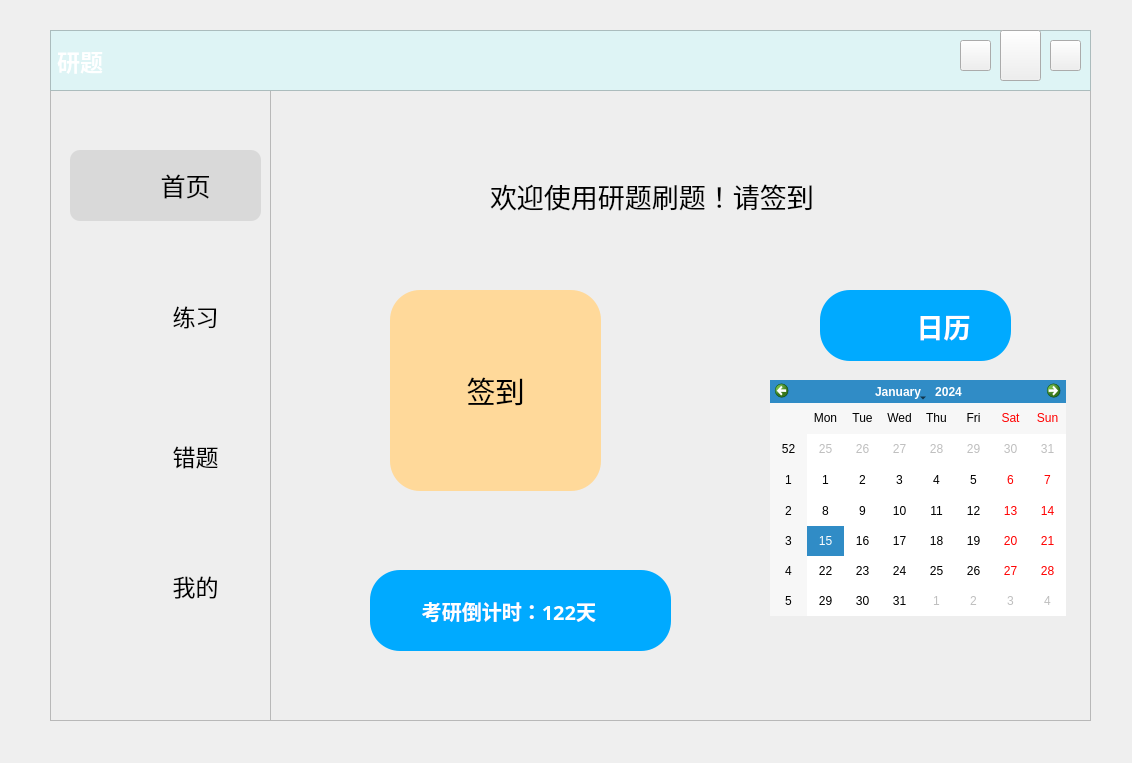
<?xml version="1.0" encoding="UTF-8"?>
<ui version="4.0">
 <class>Form</class>
 <widget class="QWidget" name="Form">
  <property name="geometry">
   <rect>
    <x>0</x>
    <y>0</y>
    <width>1132</width>
    <height>763</height>
   </rect>
  </property>
  <property name="windowTitle">
   <string>Form</string>
  </property>
  <widget class="QLabel" name="head_background">
   <property name="geometry">
    <rect>
     <x>50</x>
     <y>30</y>
     <width>1041</width>
     <height>61</height>
    </rect>
   </property>
   <property name="font">
    <font>
     <family>微软雅黑</family>
     <pointsize>17</pointsize>
     <weight>75</weight>
     <bold>true</bold>
    </font>
   </property>
   <property name="styleSheet">
    <string notr="true">background-color: rgb(222, 244, 245);
background-image: url(:/新前缀/背景1.jpg);
color: rgb(255, 255, 255);</string>
   </property>
   <property name="frameShape">
    <enum>QFrame::StyledPanel</enum>
   </property>
   <property name="frameShadow">
    <enum>QFrame::Sunken</enum>
   </property>
   <property name="text">
    <string>研题</string>
   </property>
  </widget>
  <widget class="QPushButton" name="Bt_back">
   <property name="geometry">
    <rect>
     <x>960</x>
     <y>40</y>
     <width>31</width>
     <height>31</height>
    </rect>
   </property>
   <property name="styleSheet">
    <string notr="true">QPushButton{
	border-image: url(:/新前缀/返回2.png);
}
QPushButton:hover{
	background-color: rgb(217, 217, 217);
	border-radius:30px
}
QPushButton:pressed{
	padding-left:5px;
	padding-top:5px;
}</string>
   </property>
   <property name="text">
    <string/>
   </property>
  </widget>
  <widget class="QPushButton" name="Bt_minimise">
   <property name="geometry">
    <rect>
     <x>1000</x>
     <y>30</y>
     <width>41</width>
     <height>51</height>
    </rect>
   </property>
   <property name="styleSheet">
    <string notr="true">
QPushButton{
	
	border-image: url(:/新前缀/最小化.png);
}
QPushButton:hover{
	background-color: rgb(217, 217, 217);
	border-radius:30px
}
QPushButton:pressed{
	padding-left:5px;
	padding-top:5px;
}</string>
   </property>
   <property name="text">
    <string/>
   </property>
   <property name="icon">
    <iconset>
     <normaloff>:/icon/res/icon/最小化.png</normaloff>:/icon/res/icon/最小化.png</iconset>
   </property>
  </widget>
  <widget class="QPushButton" name="Bt_exit">
   <property name="geometry">
    <rect>
     <x>1050</x>
     <y>40</y>
     <width>31</width>
     <height>31</height>
    </rect>
   </property>
   <property name="styleSheet">
    <string notr="true">

QPushButton{
	
	border-image: url(:/新前缀/关闭窗口.png);
	

}
QPushButton:hover{
	
	background-color: rgb(255, 0, 0);
	border-radius:30px
}
QPushButton:pressed{
	padding-left:5px;
	padding-top:5px;
}</string>
   </property>
   <property name="text">
    <string/>
   </property>
  </widget>
  <widget class="QFrame" name="frame_left">
   <property name="geometry">
    <rect>
     <x>50</x>
     <y>30</y>
     <width>221</width>
     <height>691</height>
    </rect>
   </property>
   <property name="styleSheet">
    <string notr="true">QFrame{
	background-color: rgb(238, 238, 238);
	
}</string>
   </property>
   <property name="frameShape">
    <enum>QFrame::StyledPanel</enum>
   </property>
   <property name="frameShadow">
    <enum>QFrame::Sunken</enum>
   </property>
   <property name="lineWidth">
    <number>0</number>
   </property>
   <widget class="QPushButton" name="Bt_wrong">
    <property name="geometry">
     <rect>
      <x>80</x>
      <y>390</y>
      <width>131</width>
      <height>71</height>
     </rect>
    </property>
    <property name="font">
     <font>
      <family>微软雅黑</family>
      <pointsize>17</pointsize>
     </font>
    </property>
    <property name="cursor">
     <cursorShape>PointingHandCursor</cursorShape>
    </property>
    <property name="styleSheet">
     <string notr="true">QPushButton{
	border-radius:30px

}
QPushButton:hover{
	background-color: rgb(217, 217, 217);
	border-radius:30px

}
QPushButton:pressed{
padding-left:5px;
	padding-top:5px;
	background-color: rgb(242, 255, 254);
}</string>
    </property>
    <property name="text">
     <string>错题</string>
    </property>
   </widget>
   <widget class="QFrame" name="frame_chosen">
    <property name="geometry">
     <rect>
      <x>20</x>
      <y>120</y>
      <width>191</width>
      <height>71</height>
     </rect>
    </property>
    <property name="font">
     <font>
      <family>微软雅黑</family>
     </font>
    </property>
    <property name="styleSheet">
     <string notr="true">background-color: rgb(217, 217, 217);
border-radius:10px;
</string>
    </property>
    <property name="frameShape">
     <enum>QFrame::StyledPanel</enum>
    </property>
    <property name="frameShadow">
     <enum>QFrame::Raised</enum>
    </property>
    <widget class="QPushButton" name="Bt_main">
     <property name="geometry">
      <rect>
       <x>50</x>
       <y>0</y>
       <width>131</width>
       <height>71</height>
      </rect>
     </property>
     <property name="font">
      <font>
       <family>微软雅黑</family>
       <pointsize>19</pointsize>
       <weight>50</weight>
       <italic>false</italic>
       <bold>false</bold>
       <underline>false</underline>
       <strikeout>false</strikeout>
      </font>
     </property>
     <property name="cursor">
      <cursorShape>PointingHandCursor</cursorShape>
     </property>
     <property name="styleSheet">
      <string notr="true">QPushButton{
	color: rgb(0, 0, 0);
	color: rgb(0, 0, 0);
	border-radius:30px
}
QPushButton:pressed{
	padding-left:5px;
	padding-top:5px;
}
</string>
     </property>
     <property name="text">
      <string>首页</string>
     </property>
    </widget>
    <widget class="QLabel" name="label_main">
     <property name="geometry">
      <rect>
       <x>0</x>
       <y>10</y>
       <width>61</width>
       <height>51</height>
      </rect>
     </property>
     <property name="styleSheet">
      <string notr="true">image: url(:/新前缀/首页.png);</string>
     </property>
     <property name="text">
      <string/>
     </property>
    </widget>
   </widget>
   <widget class="QPushButton" name="Bt_mine">
    <property name="geometry">
     <rect>
      <x>80</x>
      <y>520</y>
      <width>131</width>
      <height>71</height>
     </rect>
    </property>
    <property name="font">
     <font>
      <family>微软雅黑</family>
      <pointsize>17</pointsize>
      <weight>50</weight>
      <bold>false</bold>
     </font>
    </property>
    <property name="cursor">
     <cursorShape>PointingHandCursor</cursorShape>
    </property>
    <property name="styleSheet">
     <string notr="true">QPushButton{
	border-radius:30px

}
QPushButton:hover{
	background-color: rgb(217, 217, 217);
	border-radius:30px

}
QPushButton:pressed{
padding-left:5px;
	padding-top:5px;
	background-color: rgb(242, 255, 254);
}</string>
    </property>
    <property name="text">
     <string>我的</string>
    </property>
   </widget>
   <widget class="QPushButton" name="Bt_exercise">
    <property name="geometry">
     <rect>
      <x>80</x>
      <y>250</y>
      <width>131</width>
      <height>71</height>
     </rect>
    </property>
    <property name="font">
     <font>
      <family>微软雅黑</family>
      <pointsize>17</pointsize>
      <weight>50</weight>
      <bold>false</bold>
     </font>
    </property>
    <property name="cursor">
     <cursorShape>PointingHandCursor</cursorShape>
    </property>
    <property name="styleSheet">
     <string notr="true">QPushButton{
	border-radius:30px

}
QPushButton:hover{
	background-color: rgb(217, 217, 217);
	border-radius:30px
}
QPushButton:pressed{
padding-left:5px;
	padding-top:5px;
	background-color: rgb(242, 255, 254);
}
</string>
    </property>
    <property name="text">
     <string>练习</string>
    </property>
   </widget>
   <widget class="QLabel" name="label_exercise">
    <property name="geometry">
     <rect>
      <x>20</x>
      <y>260</y>
      <width>61</width>
      <height>51</height>
     </rect>
    </property>
    <property name="styleSheet">
     <string notr="true">image: url(:/新前缀/练习2.png);</string>
    </property>
    <property name="text">
     <string/>
    </property>
   </widget>
   <widget class="QLabel" name="label_wrong">
    <property name="geometry">
     <rect>
      <x>20</x>
      <y>400</y>
      <width>61</width>
      <height>51</height>
     </rect>
    </property>
    <property name="styleSheet">
     <string notr="true">image: url(:/新前缀/错题.png);</string>
    </property>
    <property name="text">
     <string/>
    </property>
   </widget>
   <widget class="QLabel" name="label_mine">
    <property name="geometry">
     <rect>
      <x>20</x>
      <y>530</y>
      <width>61</width>
      <height>51</height>
     </rect>
    </property>
    <property name="styleSheet">
     <string notr="true">image: url(:/新前缀/我的.png);</string>
    </property>
    <property name="text">
     <string/>
    </property>
   </widget>
  </widget>
  <widget class="QLabel" name="label_right">
   <property name="enabled">
    <bool>true</bool>
   </property>
   <property name="geometry">
    <rect>
     <x>270</x>
     <y>30</y>
     <width>821</width>
     <height>691</height>
    </rect>
   </property>
   <property name="styleSheet">
    <string notr="true">QFrame{
	background-color: rgb(238, 238, 238);
}</string>
   </property>
   <property name="frameShape">
    <enum>QFrame::StyledPanel</enum>
   </property>
   <property name="frameShadow">
    <enum>QFrame::Sunken</enum>
   </property>
   <property name="text">
    <string/>
   </property>
  </widget>
  <widget class="QPushButton" name="bt_sign_in">
   <property name="geometry">
    <rect>
     <x>390</x>
     <y>290</y>
     <width>211</width>
     <height>201</height>
    </rect>
   </property>
   <property name="font">
    <font>
     <family>微软雅黑</family>
     <pointsize>22</pointsize>
    </font>
   </property>
   <property name="cursor">
    <cursorShape>PointingHandCursor</cursorShape>
   </property>
   <property name="styleSheet">
    <string notr="true">QPushButton{
	background-color: rgb(255, 217, 154);
	border-radius:30px

}
QPushButton:hover{
	background-color: rgb(255, 217, 180);
	border-radius:30px

}
QPushButton:pressed{
	background-color: rgb(255, 180, 154);
}</string>
   </property>
   <property name="text">
    <string>签到</string>
   </property>
  </widget>
  <widget class="QPushButton" name="Bt_calendar">
   <property name="geometry">
    <rect>
     <x>820</x>
     <y>290</y>
     <width>191</width>
     <height>71</height>
    </rect>
   </property>
   <property name="font">
    <font>
     <family>微软雅黑</family>
     <pointsize>20</pointsize>
     <weight>75</weight>
     <bold>true</bold>
    </font>
   </property>
   <property name="cursor">
    <cursorShape>ArrowCursor</cursorShape>
   </property>
   <property name="styleSheet">
    <string notr="true">QPushButton{
	background-color: rgb(0, 170, 255);
	color: rgb(255, 255, 255);
	border-radius:30px

}
</string>
   </property>
   <property name="text">
    <string>        日历</string>
   </property>
  </widget>
  <widget class="QLabel" name="label_numcount">
   <property name="geometry">
    <rect>
     <x>370</x>
     <y>570</y>
     <width>301</width>
     <height>81</height>
    </rect>
   </property>
   <property name="font">
    <font>
     <family>微软雅黑</family>
     <pointsize>15</pointsize>
     <weight>75</weight>
     <bold>true</bold>
    </font>
   </property>
   <property name="styleSheet">
    <string notr="true">background-color: rgb(0, 170, 255);
color: rgb(255, 255, 255);
border-radius:30px</string>
   </property>
   <property name="frameShape">
    <enum>QFrame::NoFrame</enum>
   </property>
   <property name="text">
    <string>          考研倒计时：122天</string>
   </property>
  </widget>
  <widget class="QCalendarWidget" name="calendarWidget">
   <property name="geometry">
    <rect>
     <x>770</x>
     <y>380</y>
     <width>296</width>
     <height>236</height>
    </rect>
   </property>
   <property name="cursor">
    <cursorShape>ArrowCursor</cursorShape>
   </property>
  </widget>
  <widget class="QLabel" name="label_welcome">
   <property name="geometry">
    <rect>
     <x>490</x>
     <y>140</y>
     <width>411</width>
     <height>111</height>
    </rect>
   </property>
   <property name="font">
    <font>
     <family>微软雅黑</family>
     <pointsize>20</pointsize>
    </font>
   </property>
   <property name="text">
    <string>欢迎使用研题刷题！请签到</string>
   </property>
  </widget>
  <widget class="QLabel" name="label_piccount">
   <property name="geometry">
    <rect>
     <x>380</x>
     <y>580</y>
     <width>51</width>
     <height>51</height>
    </rect>
   </property>
   <property name="styleSheet">
    <string notr="true">image: url(:/新前缀/倒计时.png);</string>
   </property>
   <property name="text">
    <string/>
   </property>
  </widget>
  <widget class="QLabel" name="label_sign">
   <property name="geometry">
    <rect>
     <x>470</x>
     <y>430</y>
     <width>51</width>
     <height>51</height>
    </rect>
   </property>
   <property name="styleSheet">
    <string notr="true">image: url(:/新前缀/签到.png);</string>
   </property>
   <property name="text">
    <string/>
   </property>
  </widget>
  <widget class="QLabel" name="label_calendar">
   <property name="geometry">
    <rect>
     <x>850</x>
     <y>300</y>
     <width>51</width>
     <height>51</height>
    </rect>
   </property>
   <property name="styleSheet">
    <string notr="true">image: url(:/新前缀/日历.png);</string>
   </property>
   <property name="text">
    <string/>
   </property>
  </widget>
  <zorder>label_right</zorder>
  <zorder>frame_left</zorder>
  <zorder>bt_sign_in</zorder>
  <zorder>Bt_calendar</zorder>
  <zorder>label_numcount</zorder>
  <zorder>calendarWidget</zorder>
  <zorder>head_background</zorder>
  <zorder>Bt_back</zorder>
  <zorder>Bt_minimise</zorder>
  <zorder>Bt_exit</zorder>
  <zorder>label_welcome</zorder>
  <zorder>label_piccount</zorder>
  <zorder>label_sign</zorder>
  <zorder>label_calendar</zorder>
 </widget>
 <resources>
  <include location="Resources.qrc"/>
 </resources>
 <connections>
  <connection>
   <sender>Bt_minimise</sender>
   <signal>clicked()</signal>
   <receiver>Form</receiver>
   <slot>showMinimized()</slot>
   <hints>
    <hint type="sourcelabel">
     <x>1033</x>
     <y>56</y>
    </hint>
    <hint type="destinationlabel">
     <x>1113</x>
     <y>127</y>
    </hint>
   </hints>
  </connection>
  <connection>
   <sender>Bt_exit</sender>
   <signal>clicked()</signal>
   <receiver>Form</receiver>
   <slot>close()</slot>
   <hints>
    <hint type="sourcelabel">
     <x>1071</x>
     <y>55</y>
    </hint>
    <hint type="destinationlabel">
     <x>1114</x>
     <y>67</y>
    </hint>
   </hints>
  </connection>
 </connections>
</ui>
